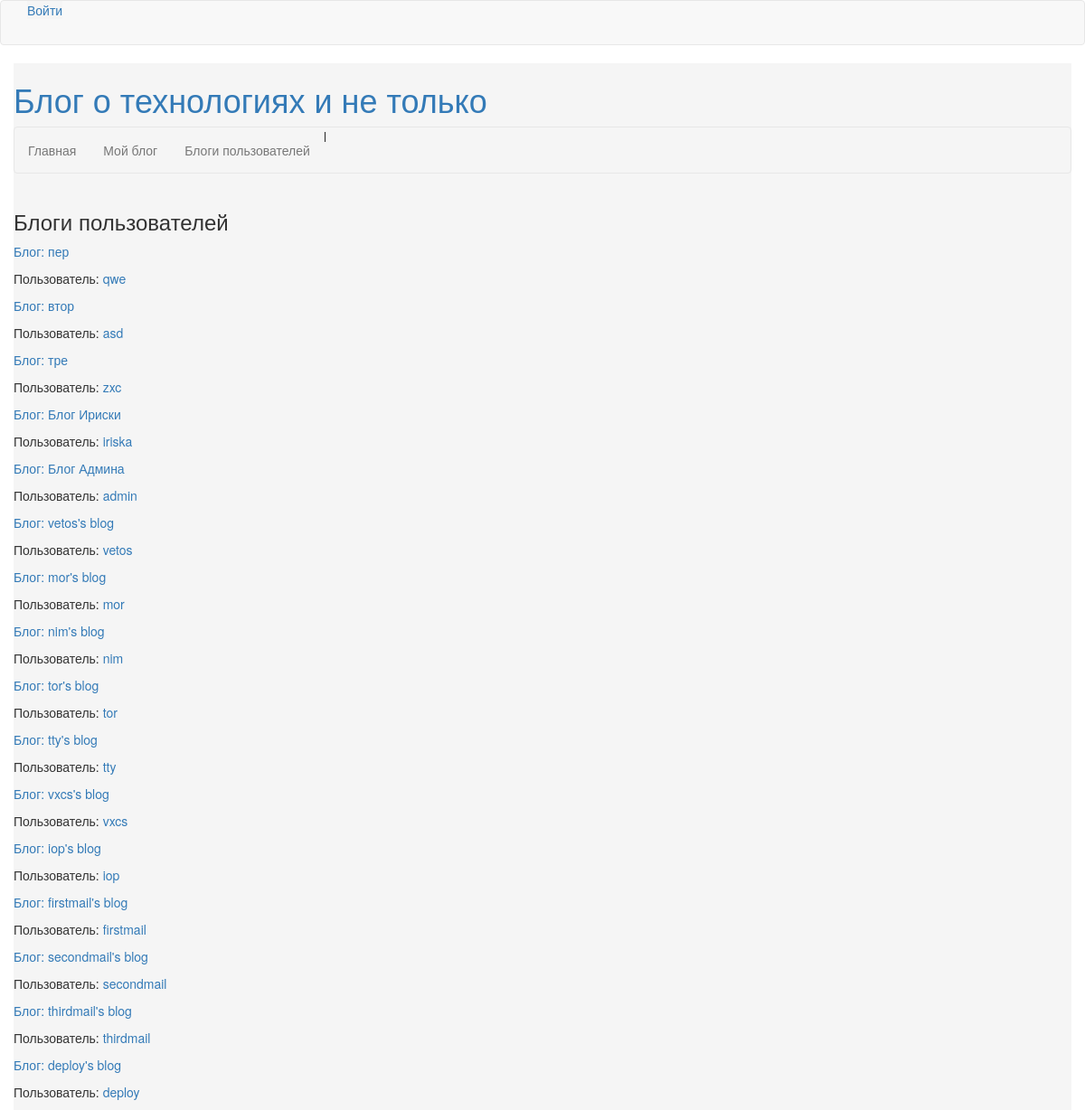
Page /users_blogs/ on the committed database.
### blog/models.py (models this page shows, shortened)
class Blog(m.Model):
    name = m.CharField(
        'Название',
        max_length=50,
    )
    user = m.ForeignKey(
        'auth.User',
        verbose_name='Пользователь',
    )
    class Meta:
        verbose_name = "Блог"
        verbose_name_plural = "Блоги"

### blog/views.py (the view)
# urls.py: url(r'^users_blogs/$', UsersBlogs.as_view(), name="users_blogs"),
class UsersBlogs(TemplateView):
    template_name = 'blog/UsersBlogs.html'
    def get(self, request, *args, **kwargs):
        user = auth.get_user(request)
        if not user.is_authenticated:
            user = None
            blogs = Blog.objects.all()
        else:
            blogs = Blog.objects.exclude(newsfeed__user=user)
        return render(request,
                      self.template_name,
                      {
                          'blogs': blogs,
                          'user': user,
                      })

### blog/templates/blog/UsersBlogs.html (shortened to what this page needs)
{% extends 'blog/index.html' %}
{% block content %}
    <h3>Блоги пользователей</h3>
    {% for blog in blogs %}
        <p><a href="/post/get/{{ blog.id }}/">Блог: {{ blog.name }}</a></p>
        <p>Пользователь:<a href="/post/get/{{ blog.user }}/"> {{ blog.user }}</a></p>
    {% endfor %}
{% endblock%}

### rows in the picture
Blog: name "пер", user "qwe"
Blog: name "втор", user "asd"
Blog: name "тре", user "zxc"
Blog: name "Блог Ириски", user "iriska"
Blog: name "Блог Админа", user "admin"
Blog: name "vetos's blog", user "vetos"
Blog: name "mor's blog", user "mor"
Blog: name "nim's blog", user "nim"
Blog: name "tor's blog", user "tor"
Blog: name "tty's blog", user "tty"
Blog: name "vxcs's blog", user "vxcs"
Blog: name "iop's blog", user "iop"
Blog: name "firstmail's blog", user "firstmail"
Blog: name "secondmail's blog", user "secondmail"
Blog: name "thirdmail's blog", user "thirdmail"
Blog: name "deploy's blog", user "deploy"
